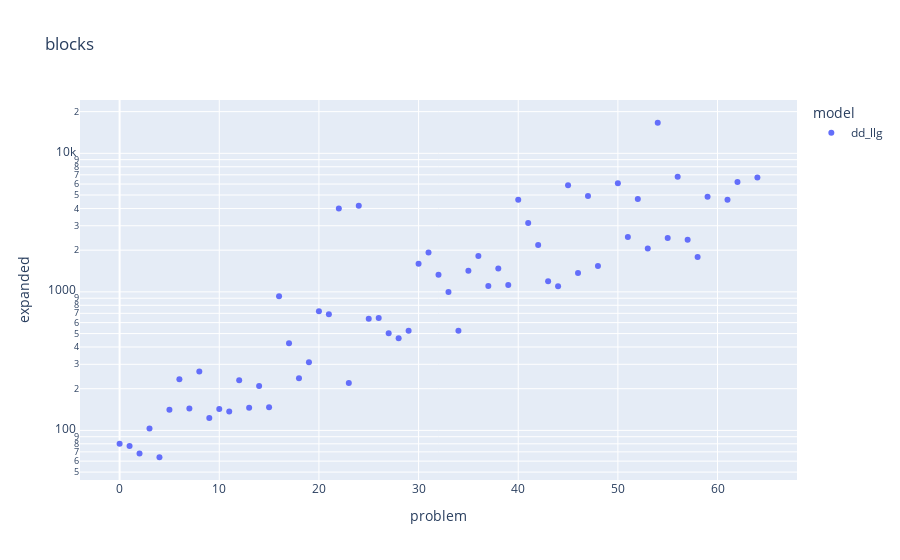
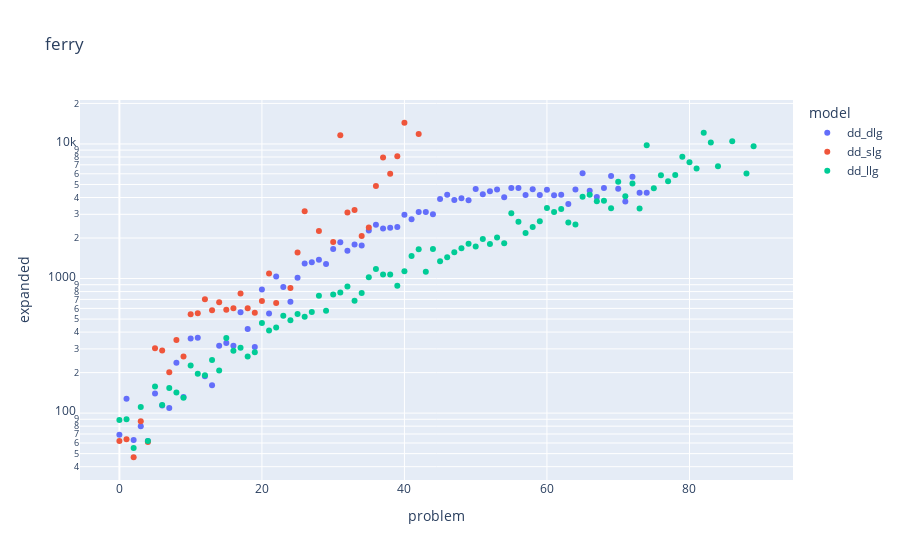
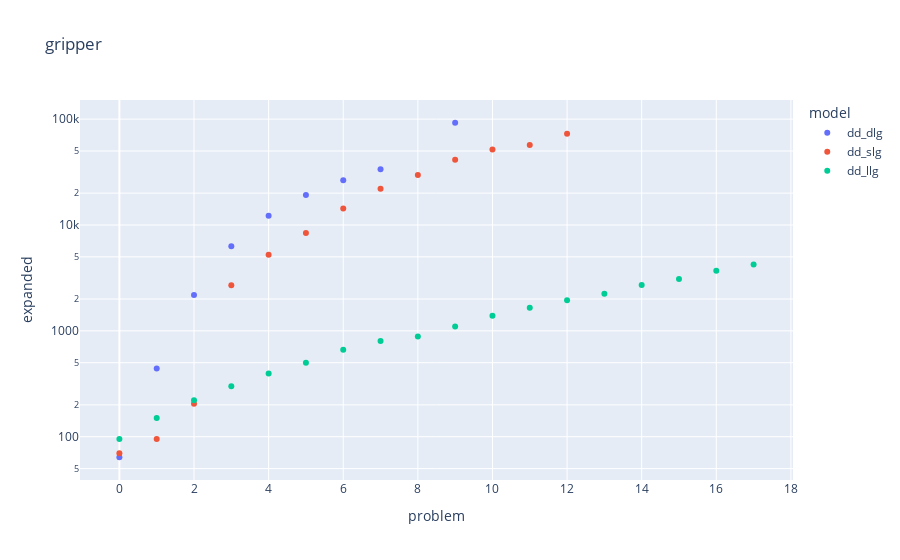
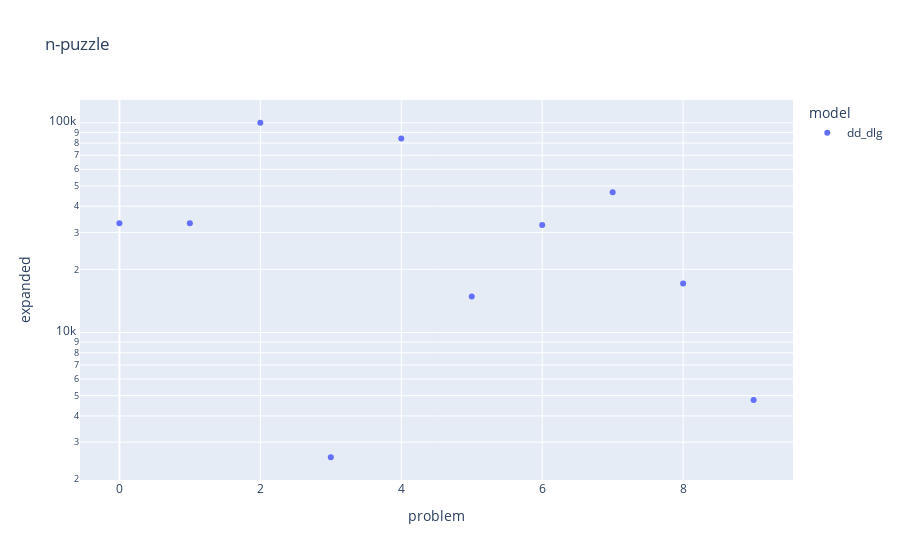

Here is the notebook cell these charts were saved with, in order:
### Markdown cell above
### Expanded

### Code cell
df = get_selected_param_df()
df = df[df["solved"] == 1]
for domain in DOMAINS:
    domain_df = df[df["domain"] == domain]
    fig = px.scatter(domain_df, x="problem", y="expanded", color="model", log_y=True, title=domain)
    fig.show()

### Figure 1 — Plotly figure (JSON) as saved in the notebook; plotly's stock layout.template omitted (floating-point values rounded to 4 significant figures)
{"data": [{"hovertemplate": "model=dd_llg<br>problem=%{x}<br>expanded=%{y}<extra></extra>", "legendgroup": "dd_llg", "marker": {"color": "#636efa", "symbol": "circle"}, "mode": "markers", "name": "dd_llg", "orientation": "v", "showlegend": true, "type": "scatter", "x": [0, 1, 2, 3, 4, 5, 6, 7, 8, 9, 10, 11, 12, 13, 14, 15, 16, 17, 18, 19, 20, 21, 22, 23, 24, 25, 26, 27, 28, 29, 30, 31, 32, 33, 34, 35, 36, 37, 38, 39, 40, 41, 42, 43, 44, 45, 46, 47, 48, 50, 51, 52, 53, 54, 55, 56, 57, 58, 59, 61, 62, 64], "xaxis": "x", "y": [80, 77, 68, 103, 64, 141, 234, 144, 266, 123, 143, 137, 230, 146, 209, 147, 931, 426, 238, 310, 724, 688, 3996, 220, 4189, 639, 649, 503, 462, 523, 1594, 1927, 1330, 999, 524, 1421, 1815, 1104, 1473, 1122, 4626, 3146, 2181, 1195, 1096, 5888, 1366, 4917, 1538, 6075, 2491, 4677, 2057, 16626, 2446, 6779, 2382, 1785, 4856, 4623, 6218, 6681], "yaxis": "y"}], "layout": {"legend": {"title": {"text": "model"}, "tracegroupgap": 0}, "title": {"text": "blocks"}, "xaxis": {"anchor": "y", "domain": [0, 1], "title": {"text": "problem"}}, "yaxis": {"anchor": "x", "domain": [0, 1], "title": {"text": "expanded"}, "type": "log"}}}

### Figure 2 — Plotly figure (JSON) as saved in the notebook; plotly's stock layout.template omitted (floating-point values rounded to 4 significant figures)
{"data": [{"hovertemplate": "model=dd_dlg<br>problem=%{x}<br>expanded=%{y}<extra></extra>", "legendgroup": "dd_dlg", "marker": {"color": "#636efa", "symbol": "circle"}, "mode": "markers", "name": "dd_dlg", "orientation": "v", "showlegend": true, "type": "scatter", "x": [0, 1, 2, 3, 4, 5, 6, 7, 8, 9, 10, 11, 12, 13, 14, 15, 16, 17, 18, 19, 20, 21, 22, 23, 24, 25, 26, 27, 28, 29, 30, 31, 32, 33, 34, 35, 36, 37, 38, 39, 40, 41, 42, 43, 44, 45, 46, 47, 48, 49, 50, 51, 52, 53, 54, 55, 56, 57, 58, 59, 60, 61, 62, 63, 64, 65, 66, 67, 68, 69, 70, 71, 72, 73, 74], "xaxis": "x", "y": [69, 128, 63, 80, 62, 140, 114, 109, 237, 132, 358, 363, 188, 161, 317, 332, 316, 562, 422, 310, 830, 550, 1036, 866, 673, 1014, 1294, 1322, 1378, 1280, 1658, 1860, 1607, 1788, 1757, 2275, 2515, 2356, 2382, 2410, 2979, 2762, 3123, 3120, 3004, 3907, 4188, 3828, 3946, 3810, 4622, 4225, 4451, 4584, 4025, 4704, 4716, 4181, 4605, 4167, 4576, 4152, 4186, 3576, 4584, 6045, 4497, 4026, 4699, 5772, 4642, 3739, 5698, 4334, 4340], "yaxis": "y"}, {"hovertemplate": "model=dd_slg<br>problem=%{x}<br>expanded=%{y}<extra></extra>", "legendgroup": "dd_slg", "marker": {"color": "#EF553B", "symbol": "circle"}, "mode": "markers", "name": "dd_slg", "orientation": "v", "showlegend": true, "type": "scatter", "x": [0, 1, 2, 3, 4, 5, 6, 7, 8, 9, 10, 11, 12, 13, 14, 15, 16, 17, 18, 19, 20, 21, 22, 24, 25, 26, 28, 30, 31, 32, 33, 34, 35, 36, 37, 38, 39, 40, 42], "xaxis": "x", "y": [62, 64, 47, 87, 61, 304, 292, 201, 349, 263, 543, 553, 701, 581, 667, 586, 601, 775, 601, 558, 680, 1092, 659, 850, 1561, 3157, 2251, 1869, 11597, 3096, 3230, 2072, 2394, 4874, 7914, 6010, 8093, 14371, 11839], "yaxis": "y"}, {"hovertemplate": "model=dd_llg<br>problem=%{x}<br>expanded=%{y}<extra></extra>", "legendgroup": "dd_llg", "marker": {"color": "#00cc96", "symbol": "circle"}, "mode": "markers", "name": "dd_llg", "orientation": "v", "showlegend": true, "type": "scatter", "x": [0, 1, 2, 3, 4, 5, 6, 7, 8, 9, 10, 11, 12, 13, 14, 15, 16, 17, 18, 19, 20, 21, 22, 23, 24, 25, 26, 27, 28, 29, 30, 31, 32, 33, 34, 35, 36, 37, 38, 39, 40, 41, 42, 43, 44, 45, 46, 47, 48, 49, 50, 51, 52, 53, 54, 55, 56, 57, 58, 59, 60, 61, 62, 63, 64, 65, 66, 67, 68, 69, 70, 71, 72, 73, 74, 75, 76, 77, 78, 79, 80, 81, 82, 83, 84, 86, 88, 89], "xaxis": "x", "y": [89, 90, 55, 111, 62, 158, 115, 154, 142, 130, 226, 196, 191, 248, 207, 362, 291, 306, 264, 283, 468, 411, 432, 530, 490, 546, 521, 564, 744, 577, 761, 788, 874, 684, 781, 1021, 1178, 1073, 1073, 882, 1131, 1470, 1649, 1121, 1654, 1343, 1438, 1571, 1682, 1810, 1730, 1968, 1808, 2014, 1832, 3057, 2638, 2177, 2416, 2660, 3340, 3121, 3288, 2608, 2520, 4048, 4196, 3754, 3781, 3325, 5230, 4086, 5082, 3319, 9761, 4693, 5856, 5286, 5886, 8034, 7303, 6568, 12086, 10259, 6818, 10452, 6023, 9594], "yaxis": "y"}], "layout": {"legend": {"title": {"text": "model"}, "tracegroupgap": 0}, "title": {"text": "ferry"}, "xaxis": {"anchor": "y", "domain": [0, 1], "title": {"text": "problem"}}, "yaxis": {"anchor": "x", "domain": [0, 1], "title": {"text": "expanded"}, "type": "log"}}}

### Figure 3 — Plotly figure (JSON) as saved in the notebook; plotly's stock layout.template omitted (floating-point values rounded to 4 significant figures)
{"data": [{"hovertemplate": "model=dd_dlg<br>problem=%{x}<br>expanded=%{y}<extra></extra>", "legendgroup": "dd_dlg", "marker": {"color": "#636efa", "symbol": "circle"}, "mode": "markers", "name": "dd_dlg", "orientation": "v", "showlegend": true, "type": "scatter", "x": [0, 1, 2, 3, 4, 5, 6, 7, 9], "xaxis": "x", "y": [64, 440, 2176, 6290, 12256, 19220, 26461, 33607, 92381], "yaxis": "y"}, {"hovertemplate": "model=dd_slg<br>problem=%{x}<br>expanded=%{y}<extra></extra>", "legendgroup": "dd_slg", "marker": {"color": "#EF553B", "symbol": "circle"}, "mode": "markers", "name": "dd_slg", "orientation": "v", "showlegend": true, "type": "scatter", "x": [0, 1, 2, 3, 4, 5, 6, 7, 8, 9, 10, 11, 12], "xaxis": "x", "y": [70, 95, 205, 2691, 5235, 8393, 14312, 21952, 29723, 41246, 51718, 56851, 72762], "yaxis": "y"}, {"hovertemplate": "model=dd_llg<br>problem=%{x}<br>expanded=%{y}<extra></extra>", "legendgroup": "dd_llg", "marker": {"color": "#00cc96", "symbol": "circle"}, "mode": "markers", "name": "dd_llg", "orientation": "v", "showlegend": true, "type": "scatter", "x": [0, 1, 2, 3, 4, 5, 6, 7, 8, 9, 10, 11, 12, 13, 14, 15, 16, 17], "xaxis": "x", "y": [95, 150, 221, 299, 396, 500, 664, 801, 884, 1101, 1391, 1651, 1945, 2241, 2706, 3097, 3699, 4229], "yaxis": "y"}], "layout": {"legend": {"title": {"text": "model"}, "tracegroupgap": 0}, "title": {"text": "gripper"}, "xaxis": {"anchor": "y", "domain": [0, 1], "title": {"text": "problem"}}, "yaxis": {"anchor": "x", "domain": [0, 1], "title": {"text": "expanded"}, "type": "log"}}}

### Figure 4 — Plotly figure (JSON) as saved in the notebook; plotly's stock layout.template omitted (floating-point values rounded to 4 significant figures)
{"data": [{"hovertemplate": "model=dd_dlg<br>problem=%{x}<br>expanded=%{y}<extra></extra>", "legendgroup": "dd_dlg", "marker": {"color": "#636efa", "symbol": "circle"}, "mode": "markers", "name": "dd_dlg", "orientation": "v", "showlegend": true, "type": "scatter", "x": [0, 1, 2, 3, 4, 5, 6, 7, 8, 9], "xaxis": "x", "y": [33154, 33154, 100022, 2542, 84132, 14838, 32594, 46680, 17104, 4769], "yaxis": "y"}], "layout": {"legend": {"title": {"text": "model"}, "tracegroupgap": 0}, "title": {"text": "n-puzzle"}, "xaxis": {"anchor": "y", "domain": [0, 1], "title": {"text": "problem"}}, "yaxis": {"anchor": "x", "domain": [0, 1], "title": {"text": "expanded"}, "type": "log"}}}
